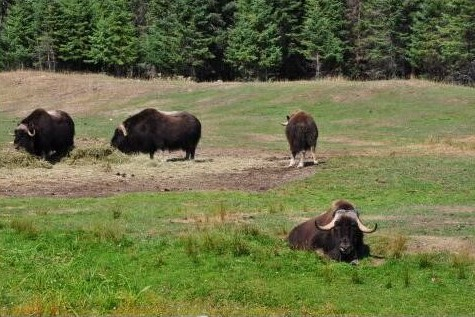
#> input picture image processing/images/1.jpg, 475 x 317 px
$ python test4.py   (older library calls are emulated)
#> lines starting #> are read from the running program, lines starting #| are printed output that depends on the picture; after the words box and inside, x2 and y2 are one past the last pixel; in counts of white or black regions, pixels touching at a corner belong together
import cv2
import numpy as np
import matplotlib.pyplot as plt

img = cv2.imread('images/1.jpg')
#> img is the input picture: shape (317, 475, 3); mean B, G, R 69.8, 113.8, 107.5
cv2.imshow('original image', img)
cv2.waitKey(0)
gray_img = cv2.cvtColor(img, cv2.COLOR_BGR2GRAY)
cv2.imshow('gray image', gray_img)
cv2.waitKey(0)


# 1.log 检测器
blur=cv2.GaussianBlur(gray_img,(3,3),1,1)#核尺寸通过对图像的调节自行定义
#调用Laplacian 算法的OpenCV库函数进行图像轮廓提取
result = cv2.Laplacian(blur,cv2.CV_16S,ksize=1)
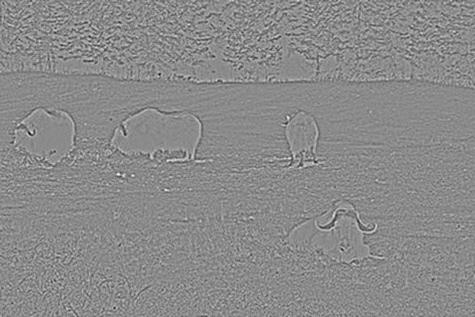
#> result: shape (317, 475) int16; min -112, max 94, mean 0; drawn with min black and max white
LOG = cv2.convertScaleAbs(result)#得到 LOG 算法处理结果
cv2.imshow('LOG',LOG)
cv2.waitKey(0)
plt.figure(figsize=(12, 6))
plt.subplot(141), plt.imshow(img, cmap='gray'), plt.title('Original Image')
plt.subplot(142), plt.imshow(gray_img, cmap='gray'), plt.title('gray_img')
plt.subplot(143), plt.imshow(blur, cmap='gray'), plt.title('blur')
plt.subplot(144), plt.imshow(LOG, cmap='gray'), plt.title('LOG')
plt.tight_layout()
plt.show()
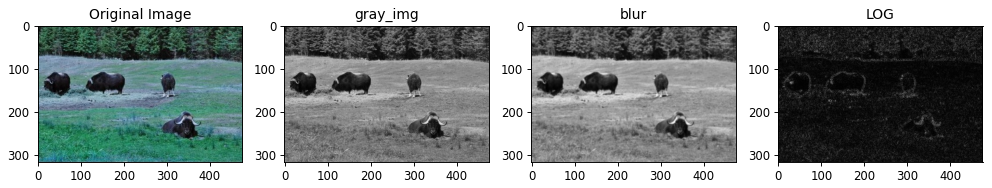
#> figure drawn by matplotlib, 4 panels; B, G, R data is drawn as R, G, B

# 读取图像并转换为灰度图
image = cv2.imread('images/1.jpg', cv2.IMREAD_GRAYSCALE)
#> image: shape (317, 475); min 0, max 248, mean 106.9

# 使用 Scharr 算子计算水平和垂直方向的梯度
grad_x = cv2.Scharr(image, cv2.CV_64F, 1, 0)
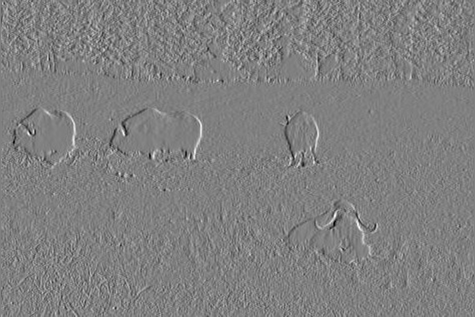
#> grad_x: shape (317, 475) float64; min -2644, max 2606, mean -0.3; drawn with min black and max white
grad_y = cv2.Scharr(image, cv2.CV_64F, 0, 1)
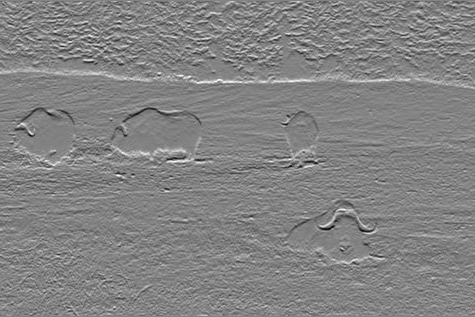
#> grad_y: shape (317, 475) float64; min -2526, max 2379, mean 4.9; drawn with min black and max white

# 计算梯度幅值
grad_magnitude = cv2.magnitude(grad_x.astype(np.float32), grad_y.astype(np.float32))
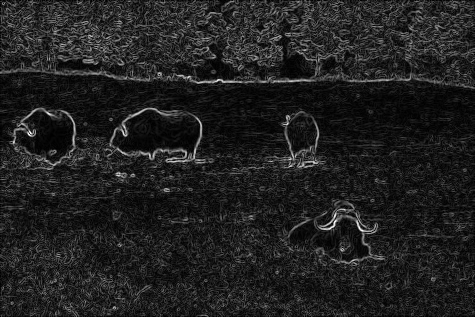
#> grad_magnitude: shape (317, 475) float32; min 0, max 2850.3, mean 367.9; drawn with min black and max white

# 显示结果
plt.figure(figsize=(12, 6))
plt.subplot(141), plt.imshow(image, cmap='gray'), plt.title('Original Image')
plt.subplot(142), plt.imshow(grad_x, cmap='gray'), plt.title('Scharr X')
plt.subplot(143), plt.imshow(grad_y, cmap='gray'), plt.title('Scharr Y')
plt.subplot(144), plt.imshow(grad_magnitude, cmap='gray'), plt.title('Gradient Magnitude')
plt.tight_layout()
plt.show()

# 3. Canny边缘检测器
#图像高斯滤波去噪
blur=cv2.GaussianBlur(gray_img,(7,7),1,1)
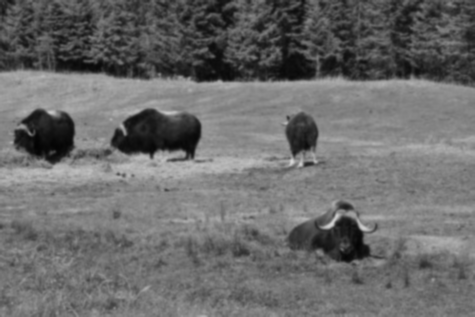
#> blur: shape (317, 475); min 3, max 212, mean 106.9
#Canny 算子进行边缘提取
Canny = cv2.Canny(blur, 50, 150)
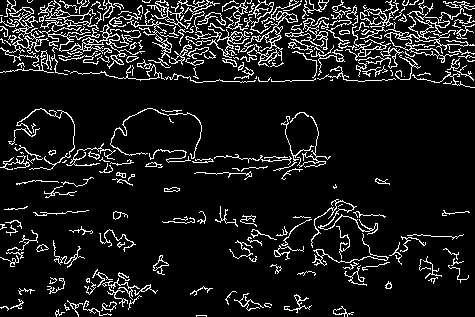
#> Canny: shape (317, 475); 10.2% white in thin lines or dots
plt.figure(figsize=(12, 6))
plt.subplot(141), plt.imshow(img, cmap='gray'), plt.title('Original Image')
plt.subplot(142), plt.imshow(gray_img, cmap='gray'), plt.title('gray_img')
plt.subplot(143), plt.imshow(blur, cmap='gray'), plt.title('blur')
plt.subplot(144), plt.imshow(Canny, cmap='gray'), plt.title('Canny')
plt.tight_layout()
plt.show()
#> figure, not shown here; B, G, R data is drawn as R, G, B

$ run again, with image processing/images/2.jpg copied over image processing/images/1.jpg
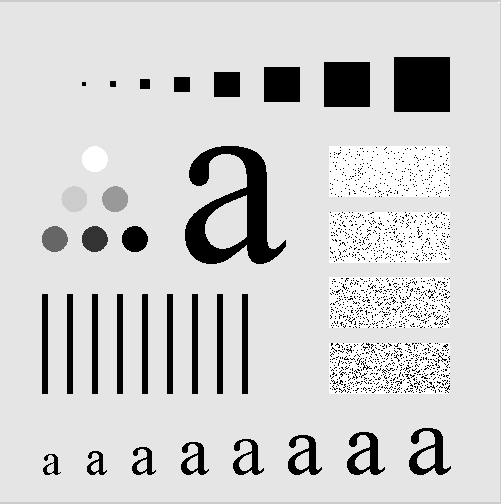
#> input picture image processing/images/2.jpg, 501 x 504 px
#> img is the input picture: shape (504, 501, 3); mean B, G, R 207.3, 207.3, 207.4
#> `grad_y = cv2.Scharr(image, cv2.CV_64F, 0, 1)`:
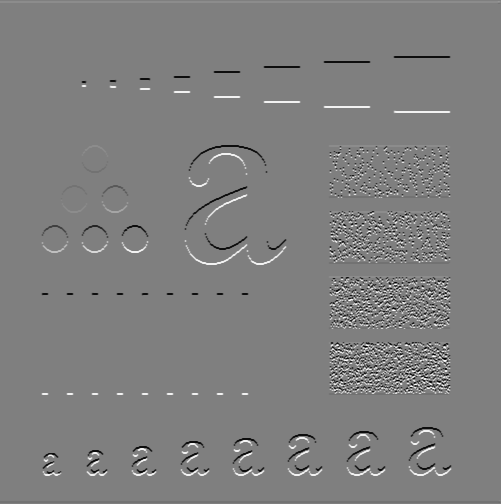
#> grad_y: shape (504, 501) float64; min -4080, max 4080, mean 0; drawn with min black and max white
#> `Canny = cv2.Canny(blur, 50, 150)`:
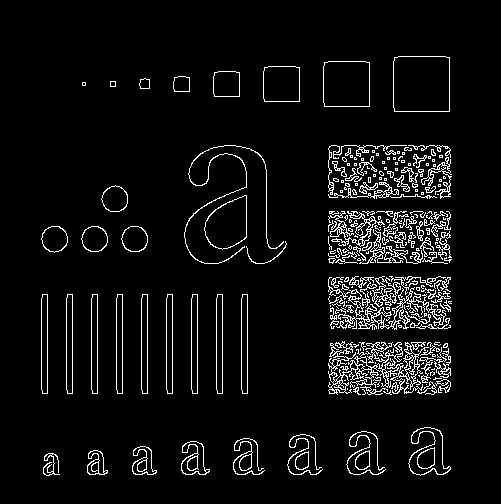
#> Canny: shape (504, 501); 5.9% white in thin lines or dots, all inside (x1, y1, x2, y2) = (41, 56, 452, 476)

$ run again, with image processing/images/3.jpg copied over image processing/images/1.jpg
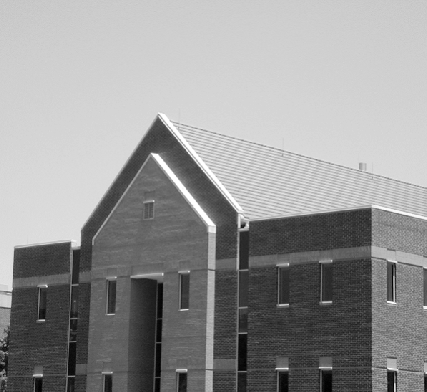
#> input picture image processing/images/3.jpg, 427 x 392 px
#> img is the input picture: shape (392, 427, 3); mean B, G, R 149.4, 149.4, 149.4
#> `grad_y = cv2.Scharr(image, cv2.CV_64F, 0, 1)`:
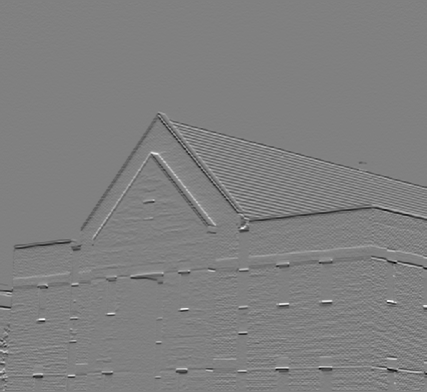
#> grad_y: shape (392, 427) float64; min -2950, max 2907, mean -10.9; drawn with min black and max white
#> `Canny = cv2.Canny(blur, 50, 150)`:
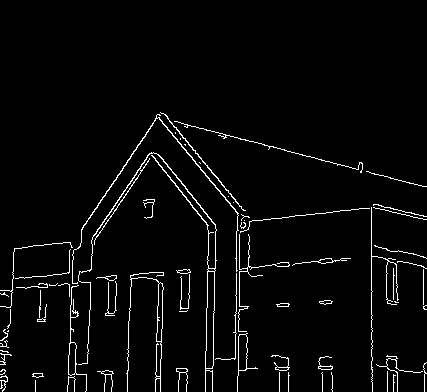
#> Canny: shape (392, 427); 3.3% white in thin lines or dots, all inside (x1, y1, x2, y2) = (0, 112, 427, 392)

$ run again, with image processing/images/1基于复杂场景图像的违法车辆照片1.jpg copied over image processing/images/1.jpg
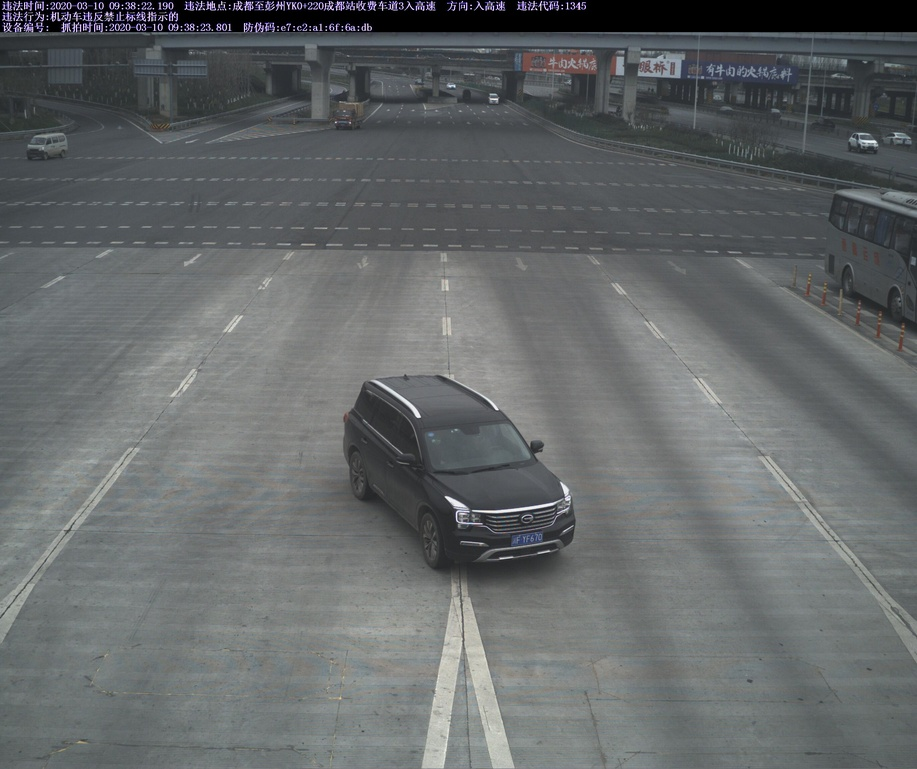
#> input picture image processing/images/1基于复杂场景图像的违法车辆照片1.jpg, 917 x 769 px, shrunk from 2736 x 2296 before the run
#> img is the input picture: shape (769, 917, 3); mean B, G, R 105.2, 104.1, 100.5
#> `Canny = cv2.Canny(blur, 50, 150)`:
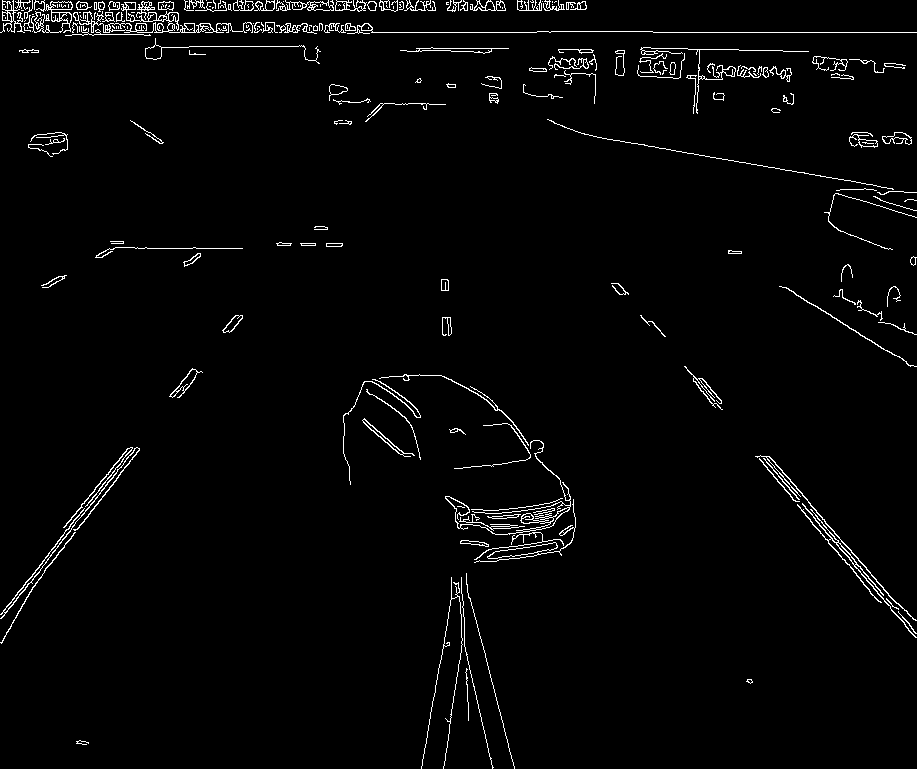
#> Canny: shape (769, 917); 2.3% white in thin lines or dots
